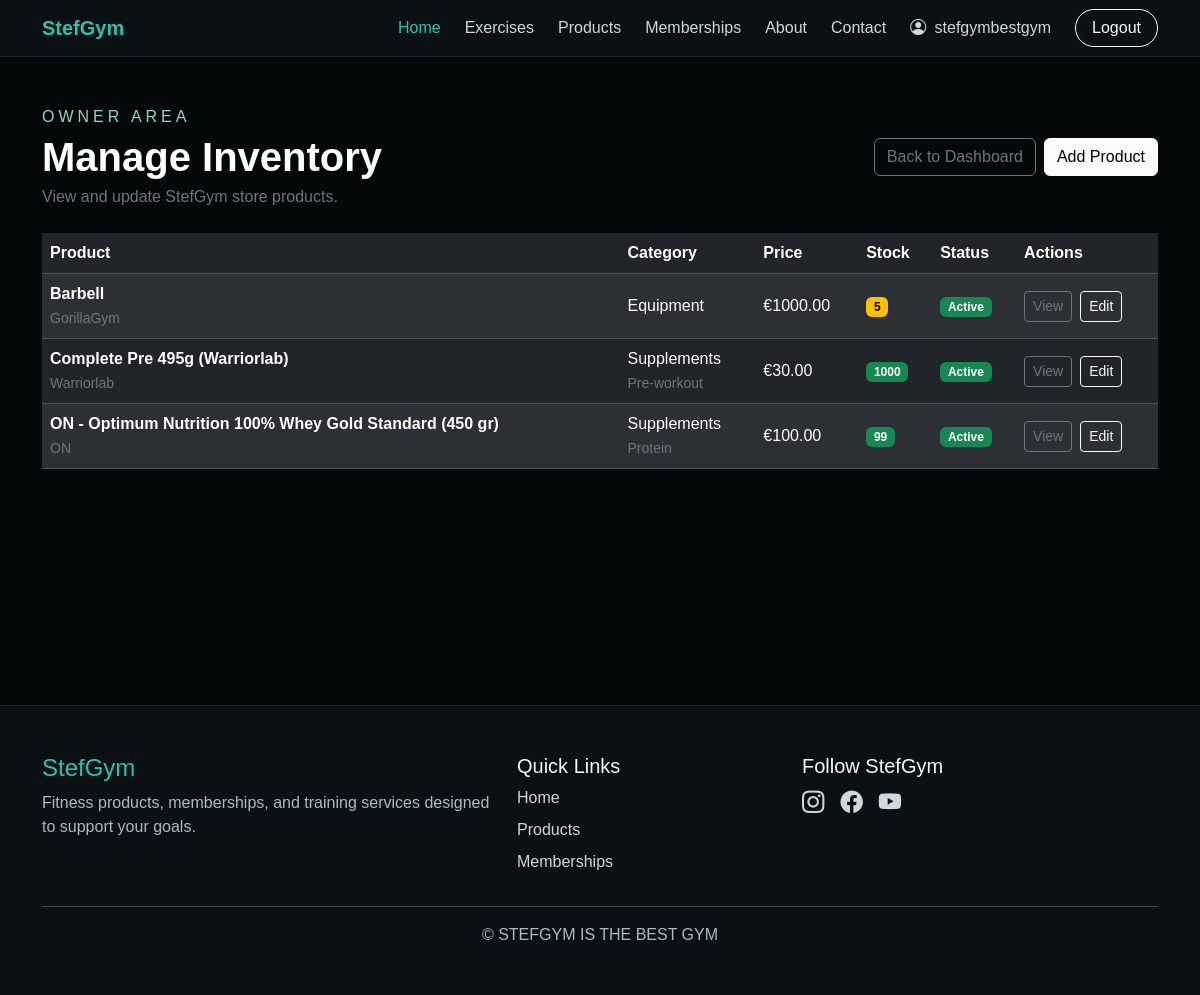
The app's page /accounts/owner/products/ (signed in) with its own data.
### catalog/models.py (models this page shows, shortened)
class Product(models.Model):
    FITNESS_GOAL_CHOICES=[
        ("strength", "Strength"),
        ("cardio", "Cardio"),
        ("weight_lost", "Weight Loss"),
        ("flexibility", "Flexibility"),
        ("recovery", "Recovery"),
        ("general", "General Fitness"),
    ]
    name=models.CharField(
        max_length=150,
    )
    category=models.ForeignKey(
        Category,
        on_delete=models.PROTECT,
        related_name="products",
    )
    subcategory=models.ForeignKey(
        Subcategory,
        on_delete=models.PROTECT,
        related_name="products",
        null=True,
        blank=True,
    )
    membership_plan = models.OneToOneField(
    MembershipPlan,
    on_delete=models.PROTECT,
    related_name="catalog_product",
    null=True,
    blank=True,
)
    description=models.TextField()
    brand=models.CharField(
        max_length=100,
        blank=True,
    )
    fitness_goal = models.CharField(
        max_length=30,
        choices=FITNESS_GOAL_CHOICES,
        default="general",
    )
    price = models.DecimalField(
        max_digits=8,
        decimal_places=2,
    )
    stock_quantity = models.PositiveIntegerField(
        default=0,
    )
    image_url = models.URLField(
        max_length=500,
        blank=True,
    )
    is_active = models.BooleanField(
        default=True,
    )
    created_at = models.DateTimeField(
        auto_now_add=True,
    )
    updated_at = models.DateTimeField(
        auto_now=True,
    )
    class Meta:
        ordering = ["name"]

class Category(models.Model):
    name=models.CharField(
        max_length=100,
        unique=True,
    )
    description=models.TextField(
        blank=True
    )
    class Meta:
        verbose_name_plural="Categories"
        ordering=["name"]

class Subcategory(models.Model):
    category=models.ForeignKey(
        Category,
        on_delete=models.CASCADE,
        related_name="subcategories",
    )
    name=models.CharField(
        max_length=100,
    )
    class Meta:
        verbose_name_plural="Subcategories"
        ordering=["category__name", "name"]
        constraints=[
            models.UniqueConstraint(
                fields=["category", "name"],
                name="unique_subcategory_per_category",
            ),
        ]

### accounts/views.py (the view)
# urls.py: path("owner/products/",views.owner_products,name="owner_products"),
@login_required
@user_passes_test(is_owner)
def owner_products(request):
    products = (
        Product.objects.filter(
            membership_plan__isnull=True,
        )
        .select_related(
            "category",
            "subcategory",
        )
        .order_by("name")
    )
    return render(
        request,
        "accounts/owner_products.html",
        {
            "products": products,
        },
    )

### accounts/views.py (called while the page is built)
def is_owner(user):
    return(
        user.is_authenticated
        and user.is_superuser
    )

### accounts/templates/accounts/owner_products.html (shortened to what this page needs)
{% extends "navbarfooter.html" %}
{% load static %}
{% block extra_css %}
<link
    rel="stylesheet"
    href="{% static 'css/accounts.css' %}"
>
{% endblock %}
{% block content %}
<section class="dashboard-section py-5">
    <div class="container">
        <div
            class="d-flex flex-wrap justify-content-between
                   align-items-center gap-3 mb-4"
        >
            <div>
                <p class="dashboard-eyebrow text-uppercase mb-1">
                    Owner Area
                </p>
                <h1 class="fw-bold mb-1">
                    Manage Inventory
                </h1>
                <p class="text-secondary mb-0">
                    View and update StefGym store products.
                </p>
            </div>
            <div class="d-flex flex-wrap gap-2">
                <a
                    href="{% url 'accounts:owner_dashboard' %}"
                    class="btn btn-outline-secondary"
                >
                    Back to Dashboard
                </a>
                <a
                    href="{% url 'accounts:owner_product_add' %}"
                    class="btn btn-light"
                >
                    Add Product
                </a>
            </div>
        </div>
        <div class="table-responsive">
            <table
                class="table table-dark table-striped
                       table-hover align-middle"
            >
                <thead>
                    <tr>
                        <th>Product</th>
                        <th>Category</th>
                        <th>Price</th>
                        <th>Stock</th>
                        <th>Status</th>
                        <th>Actions</th>
                    </tr>
                </thead>
                <tbody>
                    {% for product in products %}
                        <tr>
                            <td>
                                <strong>{{ product.name }}</strong>
                                {% if product.brand %}
                                    <br>
                                    <small class="text-secondary">
                                        {{ product.brand }}
                                    </small>
                                {% endif %}
                            </td>
                            <td>
                                {{ product.category.name }}
                                {% if product.subcategory %}
                                    <br>
                                    <small class="text-secondary">
                                        {{ product.subcategory.name }}
                                    </small>
                                {% endif %}
                            </td>
                            <td>
                                €{{ product.price }}
                            </td>
                            <td>
                                {% if product.stock_quantity == 0 %}
                                    <span class="badge text-bg-danger">
                                        Out of stock
                                    </span>
                                {% elif product.stock_quantity <= 5 %}
                                    <span class="badge text-bg-warning">
                                        {{ product.stock_quantity }}
                                    </span>
                                {% else %}
                                    <span class="badge text-bg-success">
                                        {{ product.stock_quantity }}
                                    </span>
                                {% endif %}
                            </td>
                            <td>
                                {% if product.is_active %}
                                    <span class="badge text-bg-success">
                                        Active
                                    </span>
                                {% else %}
                                    <span class="badge text-bg-secondary">
                                        Inactive
                                    </span>
                                {% endif %}
                            </td>
                            <td>
                                <div class="d-flex flex-wrap gap-2">
                                    <a
                                        href="{% url 'catalog:product_detail' product.id %}"
                                        class="btn btn-sm btn-outline-secondary"
                                    >
                                        View
                                    </a>
                                    <a
                                        href="{% url 'accounts:owner_product_edit' product.id %}"
                                        class="btn btn-sm btn-outline-light"
                                    >
                                        Edit
                                    </a>
                                </div>
                            </td>
                        </tr>
                    {% endfor %}
                </tbody>
            </table>
        </div>
    </div>
</section>
{% endblock %}

### templates/navbarfooter.html (shortened to what this page needs)
{% load static %}
<!DOCTYPE html>
<html lang="en">
<head>
    <link
        href="https://cdn.jsdelivr.net/npm/bootstrap@5.3.8/dist/css/bootstrap.min.css"
        rel="stylesheet"
    >
    <link
        href="https://cdn.jsdelivr.net/npm/bootstrap-icons@1.11.1/font/bootstrap-icons.css"
        rel="stylesheet"
    >
    <link rel="stylesheet" href="{% static 'css/body.css' %}">
    <link rel="stylesheet" href="{% static 'css/navbar.css' %}">
    <link rel="stylesheet" href="{% static 'css/footer.css' %}">
    {% block extra_css %}{% endblock %}
</head>
<body class="stefgym-body">
    <nav class="navbar navbar-expand-lg navbar-dark stef-navbar sticky-top">
        <div class="container">
            <a class="navbar-brand fw-bold" href="{% url 'core:home' %}">
                StefGym
            </a>
            <div class="collapse navbar-collapse" id="mainNavbar">
                <ul class="navbar-nav ms-auto align-items-lg-center gap-lg-2">
                    <li class="nav-item">
                        <a class="nav-link active" href="{% url 'core:home' %}">
                            Home
                        </a>
                    </li>
                    <li class="nav-item"><a class="nav-link" href="{% url 'workouts:exercise_list' %}"> Exercises</a></li>
                    <li class="nav-item">
                        <a class="nav-link"
                        href="{% url 'catalog:product_list' %}">
                        Products
                    </a>
                    </li>
                    <li class="nav-item">
                        <a class="nav-link" href="{% url 'core:home' %}#memberships">
                            Memberships
                        </a>
                    </li>
                    <li class="nav-item">
                        <a class="nav-link {% if request.resolver_match.url_name == 'about' %}active{% endif %}"href=" {% url 'core:about' %}">
                            About
                        </a>
                    </li>
                    <li class="nav-item">
                        <a
                            class="nav-link"
                            href="{% url 'contact' %}"> Contact</a> </li>
                    {% if user.is_authenticated %}
                    <li class="nav-item">
                        <a class="nav-link" href="{% url 'accounts:dashboard' %}">
                            <i class="bi bi-person-circle me-1"></i>
                            {{ user.username }}
                        </a>
                    </li>
                    <li class="nav-item">
                        <form
                            method="post"
                            action="{% url 'accounts:logout' %}"
                            class="d-inline">
                            <button
                                type="submit"
                                class="btn btn-outline-light rounded-pill px-3 ms-lg-2">
                            Logout
                            </button>
                        </form>
                    </li>
                    {% endif %}
                </ul>
            </div>
        </div>
    </nav>
    <main>
        {% block content %}{% endblock %}
    </main>
    <footer class="stef-footer py-5 mt-5">
        <div class="container">
            <div class="row g-4">
                <div class="col-md-5">
                    <h2 class="footer-brand h4">StefGym</h2>
                    <p class="footer-text">
                        Fitness products, memberships, and training services
                        designed to support your goals.
                    </p>
                </div>
                <div class="col-md-3">
                    <h3 class="h5">Quick Links</h3>
                    <ul class="list-unstyled footer-links">
                        <li>
                            <a href="{% url 'core:home' %}">Home</a>
                        </li>
                        <li>
                            <a href="#products">Products</a>
                        </li>
                        <li>
                            <a href="#memberships">Memberships</a>
                        </li>
                    </ul>
                </div>
                <div class="col-md-4">
                    <h3 class="h5">Follow StefGym</h3>
                    <div class="social-icons">
                        <a href="#" aria-label="Instagram">
                            <i class="bi bi-instagram"></i>
                        </a>
                        <a href="#" aria-label="Facebook">
                            <i class="bi bi-facebook"></i>
                        </a>
                        <a href="#" aria-label="YouTube">
                            <i class="bi bi-youtube"></i>
                        </a>
                    </div>
                </div>
            </div>
            <hr>
            <p class="footer-copyright text-center mb-0">
                &copy; STEFGYM IS THE BEST GYM
            </p>
        </div>
    </footer>
</body>
</html>

### static/css/body.css (style rules this page uses)
html { scroll-behavior: smooth; }
body.stefgym-body { min-height: 100vh; margin: 0; background: #050809; color: #f5f7fa; font-family: Arial, Helvetica, sans-serif; }
main { min-height: 70vh; }
h1, h2, h3, h4, h5, h6 { color: #ffffff; }
p { color: #cfd8dc; }

### static/css/navbar.css (style rules this page uses)
.stef-navbar { background: #0b1014; border-bottom: 1px solid rgba(255, 255, 255, 0.08); }
.stef-navbar .navbar-brand { color: #2ec1ac; }
.stef-navbar .nav-link { color: #cfd8dc; }
.stef-navbar .nav-link:hover, .stef-navbar .nav-link.active { color: #2ec1ac; }

### static/css/footer.css (style rules this page uses)
.stef-footer { background: #0b1014; color: #f5f7fa; border-top: 1px solid rgba(255, 255, 255, 0.08); }
.footer-brand { color: #2ec1ac; }
.footer-text, .footer-copyright { color: #aeb9c2; }
.footer-links li { margin-bottom: 0.5rem; }
.footer-links a, .social-icons a { color: #cfd8dc; text-decoration: none; }
.social-icons { display: flex; gap: 1rem; font-size: 1.4rem; }

### static/css/accounts.css (style rules this page uses)
.auth-section, .dashboard-section { min-height: 75vh; background: #050809; }
.dashboard-eyebrow { color: #8fd5c9; letter-spacing: 0.25em; }

### records on screen
Product: name "Barbell", brand "GorillaGym", category.name "Equipment", price "1000.00", stock_quantity "5", is_active "Active"
Product: name "Complete Pre 495g (Warriorlab)", brand "Warriorlab", category.name "Supplements", subcategory.name "Pre-workout", price "30.00", stock_quantity "1000", is_active "Active"
Product: name "ON - Optimum Nutrition 100% Whey Gold Standard (450 gr)", brand "ON", category.name "Supplements", subcategory.name "Protein", price "100.00", stock_quantity "99", is_active "Active"

### other values on screen
{{ user.username }} "stefgymbestgym"
